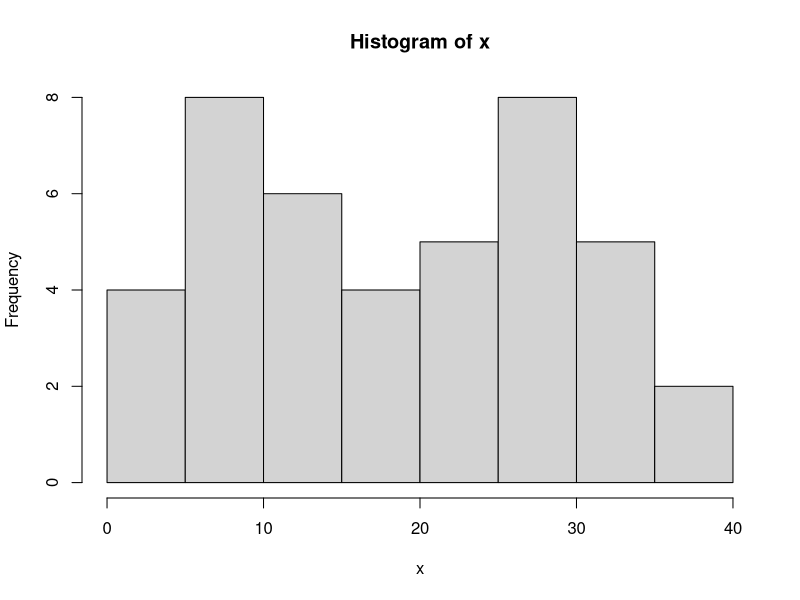

Write the R code that produced this figure. (Note: this script raises an error after producing the figure.)
## ---- chunk 1
data1 = read.csv("Professor.csv")

x = (data1$Exper)
hist(x)
## ---- chunk 2

scatterplot(data=data1,
            x=Exper,
            y=Salary)

## ---- chunk 3
with(data1,
     plot(x=Salary, y=Gender))
## ---- chunk 4
library(car)

## ---- chunk 5
library(dplyr)

data1$Exper_Rank = with(data1, ntile(Exper,4))

##plot it

with(data1,
     plot(Salary~Exper_Rank))

## ---- chunk 6
data1$High_Salary = with(data1,
                         ifelse(Salary>90,1,0))
## ---- chunk 7

contingency = with(data1, table(Gender, High_Salary))
## ---- chunk 8
mosaicplot(contingency)
## ---- chunk 9
contingency2 =with(data1,table(Exper_Rank , High_Salary))
mosaicplot(contingency2)
